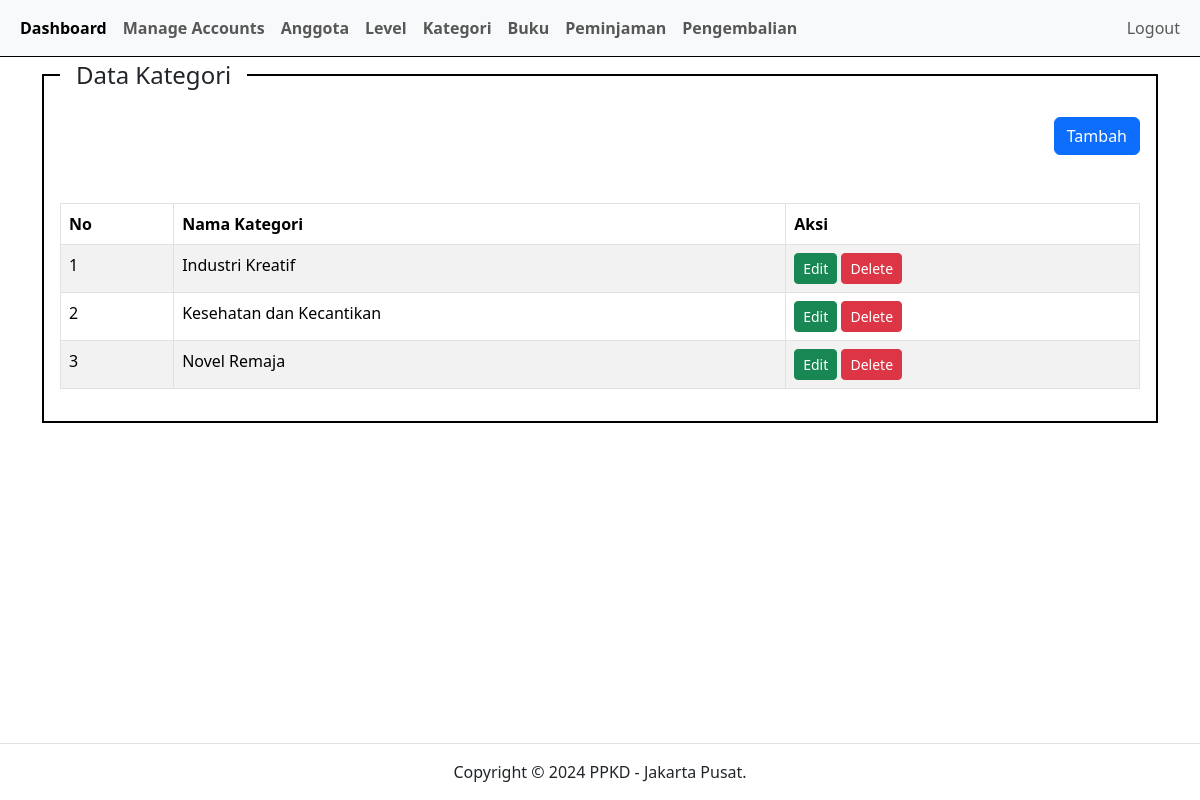
Screenshot of /index.php?pg=kategori (signed in) with the database file from the repository.
### tables this page shows
CREATE TABLE `kategori` (
  `id` int(11) NOT NULL,
  `nama_kategori` varchar(50) NOT NULL,
  `created_at` timestamp NOT NULL DEFAULT current_timestamp(),
  `update_at` timestamp NOT NULL DEFAULT current_timestamp() ON UPDATE current_timestamp()
);

### content/kategori.php (the view)
<?php
$kategori = mysqli_query($koneksi, "SELECT * FROM kategori ORDER BY id DESC");
?>
<div class="container">
    <div class="row">
        <div class="col-sm-12">
            <fieldset class="border border-black border-2 p-3">
                <legend class="float-none w-auto px-3">Data Kategori</legend>
                <div align="right">
                    <a href="?pg=tambah-kategori" class="btn btn-primary">Tambah</a>
                </div>
                <div class="table-responsive">
                    <table class="table table-bordered table-striped table-hover mt-5">
                        <thead>
                            <tr>
                                <th>No</th>
                                <th>Nama Kategori</th>
                                <th>Aksi</th>
                            </tr>
                        </thead>
                        <tbody>
                            <?php
                            $no = 1;
                            while ($rowKategori = mysqli_fetch_assoc($kategori)):
                            ?>
                                <tr>
                                    <td><?php echo $no++ ?></td>
                                    <td><?php echo $rowKategori['nama_kategori'] ?></td>
                                    <td>
                                        <a id="edit-kategori" data-id="<?php echo $rowKategori['id'] ?>" href="?pg=tambah-kategori&edit=<?php echo $rowKategori['id'] ?>" class="btn btn-success btn-sm">Edit</a>
                                        <a href="?pg=tambah-kategori&delete=<?php echo $rowKategori['id'] ?>" class="btn btn-danger btn-sm" onclick="return confirm('Apakah anda yakin ingin menghapus data ini?')">Delete</a>
                                    </td>
                                </tr>
                            <?php endwhile ?>
                        </tbody>
                    </table>
                </div>
            </fieldset>
        </div>
    </div>
</div>

### rows the page displays
kategori: nama_kategori "Industri Kreatif"
kategori: nama_kategori "Kesehatan dan Kecantikan"
kategori: nama_kategori "Novel Remaja"
